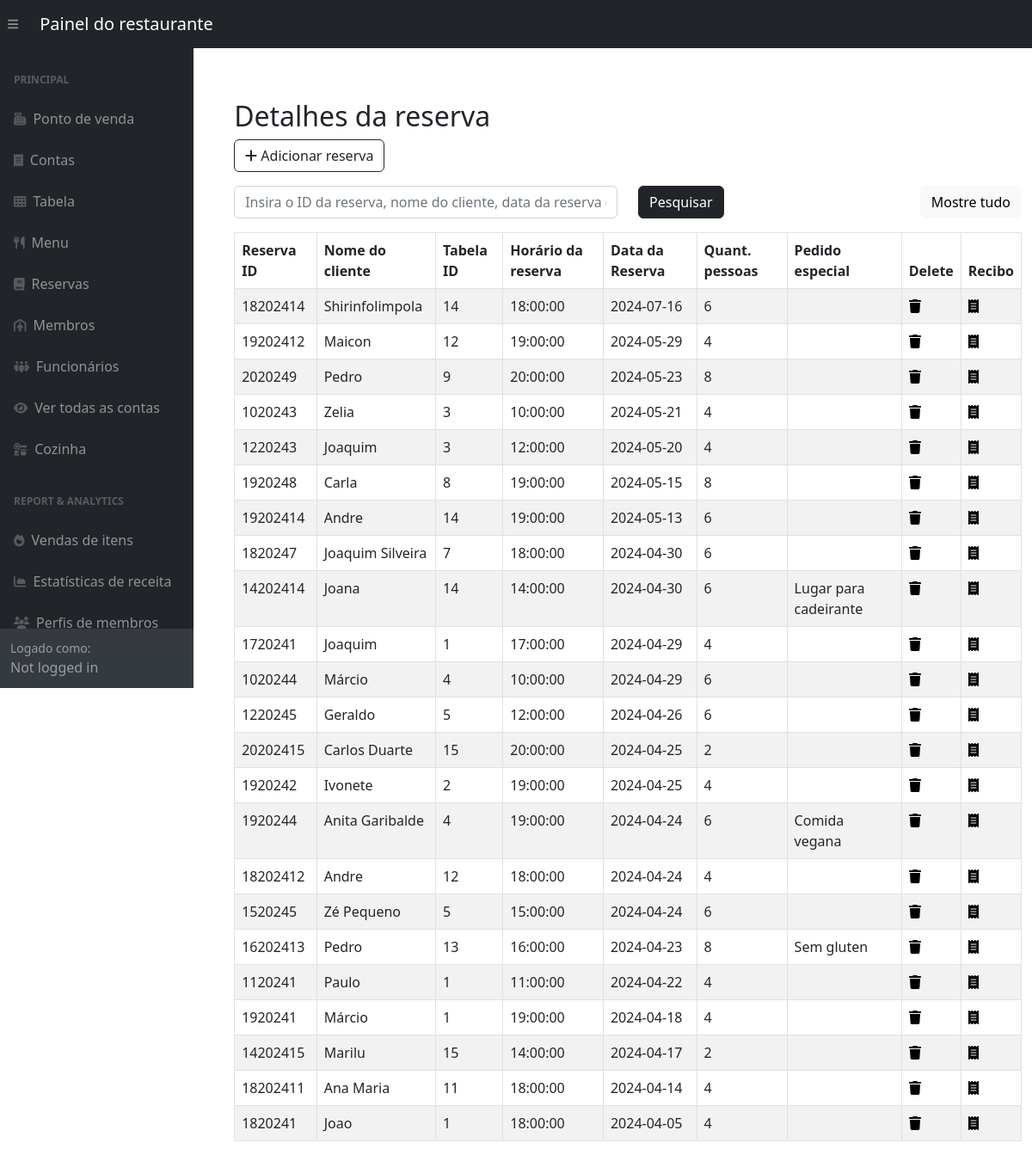
/adminSide/panel/reservation-panel.php, run on the app's committed database.
### tables this page shows
CREATE TABLE `Reservations` (
  `reservation_id` int(11) NOT NULL,
  `customer_name` varchar(255) DEFAULT NULL,
  `table_id` int(11) DEFAULT NULL,
  `reservation_time` time DEFAULT NULL,
  `reservation_date` date DEFAULT NULL,
  `head_count` int(11) DEFAULT NULL,
  `special_request` varchar(255) DEFAULT NULL
);

### adminSide/panel/reservation-panel.php (the view, shortened to what this page needs)
<?php include '../inc/dashHeader.php'; ?>
<div class="wrapper">
    <div class="container-fluid pt-5 pl-600">
        <div class="row">
            <div class="m-50">
                <div class="mt-5 mb-3">
                    <h2 class="pull-left">Detalhes da reserva</h2>
                    <a href="../reservationsCrud/createReservation.php" class="btn btn-outline-dark"><i class="fa fa-plus"></i> Adicionar reserva</a>
                </div>
                <div class="mb-3">
                    <form method="POST" action="#">
                        <div class="row">
                            <div class="col-md-6">
                                <input required type="text" id="search" name="search" class="form-control" placeholder="Insira o ID da reserva, nome do cliente, data da reserva (09-2024)">
                            </div>
                            <div class="col-md-3">
                                <button type="submit" class="btn btn-dark">Pesquisar</button>
                            </div>
                            <div class="col" style="text-align: right;" >
                                <a href="reservation-panel.php" class="btn btn-light">Mostre tudo</a>
                            </div>
                        </div>
                    </form>
                </div>
                <?php
                require_once "../config.php";
                $sql = "SELECT * FROM reservations ORDER BY reservation_id;";
                if (isset($_POST['search'])) {
                    if (!empty($_POST['search'])) {
                        $search = $_POST['search'];
                        $sql = "SELECT * FROM reservations WHERE reservation_date LIKE '%$search%' OR reservation_id LIKE '%$search%' OR customer_name LIKE '%$search%'";
                    } else {
                        $sql = "SELECT * FROM reservations ORDER BY reservation_date DESC, reservation_time DESC;";
                    }
                } else{
                    $sql = "SELECT * FROM reservations ORDER BY reservation_date DESC, reservation_time DESC;";
                }
                if ($result = mysqli_query($link, $sql)) {
                    if (mysqli_num_rows($result) > 0) {
                        echo '<table class="table table-bordered table-striped">';
                        echo "<thead>";
                        echo "<tr>";
                        echo "<th>Reserva ID</th>";
                        echo "<th>Nome do cliente</th>";
                        echo "<th>Tabela ID</th>";
                        echo "<th>Horário da reserva</th>";
                        echo "<th>Data da Reserva</th>";
                        echo "<th>Quant. pessoas</th>";
                        echo "<th>Pedido especial</th>";
                        echo "<th>Delete</th>";
                        echo "<th>Recibo</th>";
                        echo "</tr>";
                        echo "</thead>";
                        echo "<tbody>";
                        while ($row = mysqli_fetch_array($result)) {
                            echo "<tr>";
                            echo "<td>" . $row['reservation_id'] . "</td>";
                            echo "<td>" . $row['customer_name'] . "</td>";
                            echo "<td>" . $row['table_id'] . "</td>";
                            echo "<td>" . $row['reservation_time'] . "</td>";
                            echo "<td>" . $row['reservation_date'] . "</td>";
                            echo "<td>" . $row['head_count'] . "</td>";
                            echo "<td>" . $row['special_request'] . "</td>";
                            echo "<td>";
                            echo '<a href="../reservationsCrud/deleteReservationVerify.php?id='. $row['reservation_id'] .'" title="Delete Record" data-toggle="tooltip" '
                                   . 'onclick="return confirm(\'Permissão de administrador necessária!\n\nTem certeza de que deseja excluir esta reserva?\n\nIsto irá alterar outros módulos relacionados a esta Reserva!\n\')"><span class="fa fa-trash text-black"></span></a>';
                            echo "</td>";
                            echo "<td>";
                            echo '<a href="../reservationsCrud/reservationReceipt.php?reservation_id='. $row['reservation_id'] .'" title="Receipt" data-toggle="tooltip"><span class="fa fa-receipt text-black"></span></a>';
                            echo "</td>";
                            echo "</tr>";
                        }
                        echo "</tbody>";
                        echo "</table>";
                    } else {
                        echo '<div class="alert alert-danger"><em>No records were found.</em></div>';
                    }
                } else {
                    echo "Oops! Something went wrong. Please try again later.";
                }
                ?>
            </div>
        </div>
    </div>
</div>
<?php include '../inc/dashFooter.php'; ?>

### adminSide/panel/reservation-panel.php (style rules this page uses)
.wrapper { width: 1300px; padding-left: 200px; padding-top: 20px }

### data on the page
reservations: reservation_id "18202414", customer_name "Shirinfolimpola", table "14", reservation_time "18:00:00", reservation_date "2024-07-16", head_count "6"
reservations: reservation_id "19202412", customer_name "Maicon", table "12", reservation_time "19:00:00", reservation_date "2024-05-29", head_count "4"
reservations: reservation_id "2020249", customer_name "Pedro", table "9", reservation_time "20:00:00", reservation_date "2024-05-23", head_count "8"
reservations: reservation_id "1020243", customer_name "Zelia", table "3", reservation_time "10:00:00", reservation_date "2024-05-21", head_count "4"
reservations: reservation_id "1220243", customer_name "Joaquim", table "3", reservation_time "12:00:00", reservation_date "2024-05-20", head_count "4"
reservations: reservation_id "1920248", customer_name "Carla", table "8", reservation_time "19:00:00", reservation_date "2024-05-15", head_count "8"
reservations: reservation_id "19202414", customer_name "Andre", table "14", reservation_time "19:00:00", reservation_date "2024-05-13", head_count "6"
reservations: reservation_id "1820247", customer_name "Joaquim Silveira", table "7", reservation_time "18:00:00", reservation_date "2024-04-30", head_count "6"
reservations: reservation_id "14202414", customer_name "Joana", table "14", reservation_time "14:00:00", reservation_date "2024-04-30", head_count "6", special_request "Lugar para cadeirante"
reservations: reservation_id "1720241", customer_name "Joaquim", table "1", reservation_time "17:00:00", reservation_date "2024-04-29", head_count "4"
reservations: reservation_id "1020244", customer_name "Márcio", table "4", reservation_time "10:00:00", reservation_date "2024-04-29", head_count "6"
reservations: reservation_id "1220245", customer_name "Geraldo", table "5", reservation_time "12:00:00", reservation_date "2024-04-26", head_count "6"
reservations: reservation_id "20202415", customer_name "Carlos Duarte", table "15", reservation_time "20:00:00", reservation_date "2024-04-25", head_count "2"
reservations: reservation_id "1920242", customer_name "Ivonete", table "2", reservation_time "19:00:00", reservation_date "2024-04-25", head_count "4"
reservations: reservation_id "1920244", customer_name "Anita Garibalde", table "4", reservation_time "19:00:00", reservation_date "2024-04-24", head_count "6", special_request "Comida vegana"
reservations: reservation_id "18202412", customer_name "Andre", table "12", reservation_time "18:00:00", reservation_date "2024-04-24", head_count "4"
reservations: reservation_id "1520245", customer_name "Zé Pequeno", table "5", reservation_time "15:00:00", reservation_date "2024-04-24", head_count "6"
reservations: reservation_id "16202413", customer_name "Pedro", table "13", reservation_time "16:00:00", reservation_date "2024-04-23", head_count "8", special_request "Sem gluten"
reservations: reservation_id "1120241", customer_name "Paulo", table "1", reservation_time "11:00:00", reservation_date "2024-04-22", head_count "4"
reservations: reservation_id "1920241", customer_name "Márcio", table "1", reservation_time "19:00:00", reservation_date "2024-04-18", head_count "4"
reservations: reservation_id "14202415", customer_name "Marilu", table "15", reservation_time "14:00:00", reservation_date "2024-04-17", head_count "2"
reservations: reservation_id "18202411", customer_name "Ana Maria", table "11", reservation_time "18:00:00", reservation_date "2024-04-14", head_count "4"
reservations: reservation_id "1820241", customer_name "Joao", table "1", reservation_time "18:00:00", reservation_date "2024-04-05", head_count "4"
